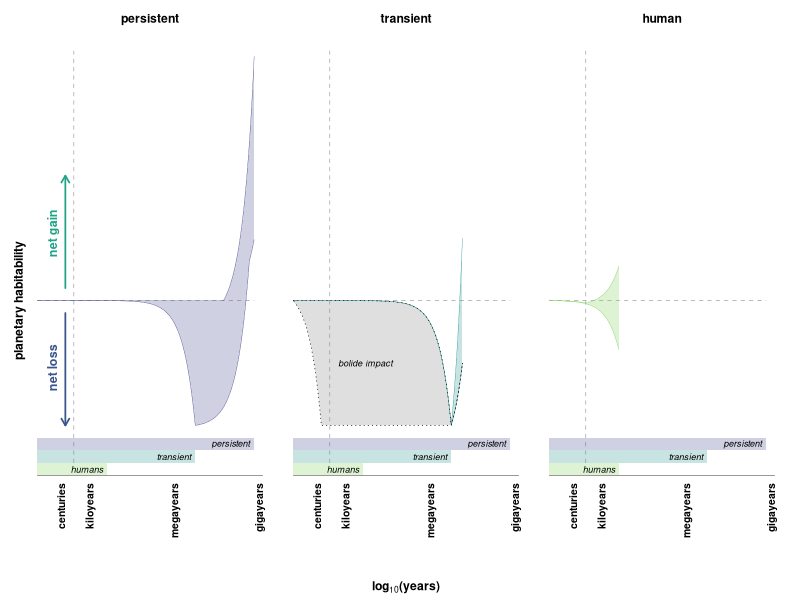

This figure's R source: (Note: this script raises an error after producing the figure.)
# schematic figure of the potential range of biosphere disruptor impacts over time
# this produces a three panel figure:
#-- a. past persistent disruptors
#-- b. past transient disruptors
#-- c. the current and near-future trajectories of the human disruptor

# axes:
#-- x-axis: log base 10 time in years from onset of disruptor
#-- y-axis: impact (positive or negative) of the disruptor on the biosphere; 
#           zero-centred axis;
#           biosphere impact may be measured by biodiversity, biomass, productivity

# assumptions and parameters:
#-- a. transient disruptors last for 10e+06 years
#-- b. persistent disruptors last for 10e+08 years
#-- c. transient disruptors primarily degrade the biosphere
#-- d. persistent disruptors primarily enhance the biosphere
#-- e. linear degradation rate (biosphere degradation is uniformly distributed in time)
#-- f. linear enhancement rate (biosphere enhancement is uniformly distributed in time)
#-- g. degradation drives the biosphere to a nadir value of -1
#-- h. enhancement drives the biosphere to a peak value of +1


# clear the decks ----
rm(list = ls())


# load packages ----
library(ggplot2)
library(dplyr)


# plot parameters ----
dir_plots <- file.path("plots")
line_width <- 1/.pt # in /.pt units
point_size <- 5/.pt # in /.pt untis
plot_palette <- viridis::viridis(n = 6, begin = 0.1, end = 0.9)


# dummy data ----
## time scale ----
data_time_scale <- data.frame(
  label = c(
    # "years", 
    # "decades", 
    "centuries",
    "kiloyears", 
    "megayears", 
    "gigayears"
  ),
  value = c(
    # 0,
    # 1,
    1e+02,
    1e+03,
    1e+06, 
    1e+09
  )
)

### transient timescale ----
# transient disruptors operate on timescales of <1e+01 to 4e+06 years
# biosphere recovery and/or transformation takes place on timescales from 1e+06 to 1e+07 years
x_t <- 10**seq(from = 0.01, to = 7, by = 0.01)
x_t_min <- 1e+01
x_t_max <- 4e+06
x_t_recovery <- 1e+07

### persistent timescale ----
# persistent disruptors operate on timescales of 4e+07 years to 5e+08 years
# persistent disruptors generally enhance the biosphere on these timescales
# persistent disruptors may harm the incumbent biosphere on timescales of 1e+00 to 1e+06 years
x_p <- 10**seq(from = 0.01, to = 9, by = 0.01)
x_p_min <- 4e+07
x_p_max <- 5e+08

### human timescale ----
# human disruptor operates on timescales of 1e+01 years to 3e+03 years
# humans are currently degrading the biosphere (0 < t < 2e+02)
# humans may continue to degrade the biosphere (2e+02 < t < 3e+03)
# humans may change course and enhance the biosphere (2e+02 < t < 3e+03)
x_h <- 10**seq(from = 0.01, to = 4, by = 0.01)
x_h_min <- 1e+01
x_h_cur <- 2e+02 # human current
x_h_max <- 3e+03

## transient disruptors functions ----
### simple transient simple recovery ----
# assume 1:1 linear decline to nadir of -1
# assume 1:1 linear recovery to 0 after event
simple_t_y <- function(x) {
  ifelse(
    x >= x_t_min & x <= x_t_max,
    # first segment: linear decline
    -1 * ((x - x_t_min) / (x_t_max - x_t_min)),
    ifelse(
      x > x_t_max & x <= x_t_recovery,
      # second segment: linear recovery
      -1 + ((x - x_t_max) / (x_t_recovery - x_t_max)),
      NA  # outside the defined domain
    )
  )
}
simple_t <- data.frame(
  'disruptor' = 'transient', 
  'version' = 'simple',
  'x' = x_t, 'y' = simple_t_y(x_t)
)

### simple transient rapid recovery ----
# assume 1:1 linear decline to nadir of -1
# assume 1.5:1 rapid linear recovery to +0.5 after event
fast_t_y <- function(x) {
  ifelse(
    x >= x_t_min & x <= x_t_max,
    # first segment: linear decline
    -1 * ((x - x_t_min) / (x_t_max - x_t_min)),
    ifelse(
      x > x_t_max & x <= x_t_recovery,
      # second segment: linear recovery
      -1 + 1.5*((x - x_t_max) / (x_t_recovery - x_t_max)),
      NA  # outside the defined domain
    )
  )
}
fast_t <- data.frame(
  'disruptor' = 'transient', 
  'version' = 'fast recovery',
  'x' = x_t, 'y' = fast_t_y(x_t)
)

### simple transient slow recovery ----
# assume 1:1 linear decline to nadir of -1
# assume 0.5:1 slow linear recovery to -0.5 after event
slow_t_y <- function(x) {
  ifelse(
    x >= x_t_min & x <= x_t_max,
    # first segment: linear decline
    -1 * ((x - x_t_min) / (x_t_max - x_t_min)),
    ifelse(
      x > x_t_max & x <= x_t_recovery,
      # second segment: linear recovery
      -1 + 0.5*((x - x_t_max) / (x_t_recovery - x_t_max)),
      NA  # outside the defined domain
    )
  )
}
slow_t <- data.frame(
  'disruptor' = 'transient', 
  'version' = 'slow recovery',
  'x' = x_t, 'y' = slow_t_y(x_t)
)

### simple transient bolide impact ----
# assume 1:1 linear decline to nadir of -1 over 1e+02 years
# assume plateau to 1e+06 years
# assume 1:1 linear recovery to 0 after event
kpg_t_y <- function(x) {
  ifelse(
    x >= x_t_min & x <= 1e+02,
    # first segment: linear decline
    -1 * ((x - x_t_min) / (1e+02 - x_t_min)),
    ifelse(
      # second segment: plateau
      x > 1e+02 & x <= x_t_max, 
      -1, 
      ifelse(
        x > x_t_max & x <= x_t_recovery,
        # third segment: linear recovery
        -1 + 0.5*((x - x_t_max) / (x_t_recovery - x_t_max)),
        NA  # outside the defined domain
      )
    )
  )
}
kpg_t <- data.frame(
  'disruptor' = 'transient', 
  'version' = 'bolide impact',
  'x' = x_t, 'y' = kpg_t_y(x_t)
)

## persistent disruptors functions ----
### simple persistent simple recovery ----
# assume 1:1 linear increase to peak of +1
simple_p_y <- function(x) {
  ifelse(
    # first segment before range of disruptor impact
    x < x_p_min, 
    0, 
    ifelse(
      # second segment: linear increase for duration of impact
      x >= x_p_min & x <= x_p_max,
      (x - x_p_min) / (x_p_max - x_p_min),
      NA  # outside the defined domain
    )
  )
}
simple_p <- data.frame(
  'disruptor' = 'persistent', 
  'version' = 'simple',
  'x' = x_p, 'y' = simple_p_y(x_p)
)

### simple persistent fast ----
# assume 2:1 linear increase to peak of +2 then plateau
fast_p_y <- function(x) {
  ifelse(
    # first segment before range of disruptor impact
    x < x_p_min, 
    0, 
    ifelse(
      # second segment: linear increase gradient +2
      x >= x_p_min & (2*(x - x_p_min) / (x_p_max - x_p_min)) <= 2,
      2*(x - x_p_min) / (x_p_max - x_p_min),
      ifelse(
        # third segment: plateau at +2
        x <= x_p_max, 
        2,
        NA  # outside the defined domain
      )
    )  
  )
}
fast_p <- data.frame(
  'disruptor' = 'persistent', 
  'version' = 'fast',
  'x' = x_p, 'y' = fast_p_y(x_p)
)

### simple persistent slow ----
# assume 0.5:1 linear increase to peak of +1.5 then plateau
slow_p_y <- function(x) {
  ifelse(
    # first segment before range of disruptor impact
    x < x_p_min, 
    0, 
    ifelse(
      # second segment: linear increase gradient +1.5
      x >= x_p_min & x <= x_p_max,
      0.5*(x - x_p_min) / (x_p_max - x_p_min),
      NA  # outside the defined domain
    )  
  )
}
slow_p <- data.frame(
  'disruptor' = 'persistent', 
  'version' = 'slow',
  'x' = x_p, 'y' = slow_p_y(x_p)
)

### gain after initial harm ----
# assume linear harm for duration of transient disruptor
# then linear increase to +1
initial_harm_p_y <- function(x) {
  ifelse(
    x >= x_t_min & x <= x_t_max,
    # first segment: linear decline
    simple_t_y(x),
    ifelse(
      x > x_t_max & x <= x_p_max,
      # second segment: linear recovery
      -1 + 2*((x - x_t_max) / (x_p_max - x_t_max)),
      NA  # outside the defined domain
    )
  )
}
initial_harm_p <- data.frame(
  'disruptor' = 'persistent', 
  'version' = 'initial harm',
  'x' = x_p, 'y' = initial_harm_p_y(x_p)
)

## human disruptor functions ----
### simple human decline ----
# assume 1:1 linear decrease to nadir of -0.3
human_t_y <- function(x) {
  ifelse(
    # first segment before range of disruptor impact
    x < x_h_min, 
    0, 
    ifelse(
      # second segment: linear decrease to -0.4 at 3e+03 years
      x >= x_h_min & x < x_h_max,
      -0.4 * ((x - x_h_min) / (x_h_max - x_h_min)),
      NA  # outside the defined domain
    )
  )
}
human_t <- data.frame(
  'disruptor' = 'human', 
  'version' = 'business as usual',
  'x' = x_h, 'y' = human_t_y(x_h)
)

### human recovery ----
# assume 1:1 linear decrease towards nadir of -0.3 at 3e+03 years
# arrested at 2e+02 years with recovery to +0.2 at 3e+03 years
human_p_y <- function(x) {
  ifelse(
    # first segment before range of disruptor impact
    x < x_h_min, 
    0, 
    ifelse(
      # second segment: linear decrease to 2e+02
      x >= x_h_min & x <= 2e+02,
      -0.3 * ((x - x_h_min) / (x_h_max - x_h_min)),
      ifelse(
        # third segment: recovery
        x > 2e+02 & x <= x_h_max,
        # third segment: linear recovery
        (-0.3 * ((2e+02 - x_h_min) / (x_h_max - x_h_min))) + 0.3*((x - 2e+02) / (x_h_max - 2e+02)), 
        NA  # outside the defined domain
      )
    )
  )
}
human_p <- data.frame(
  'disruptor' = 'human', 
  'version' = 'sustainable stewardship',
  'x' = x_h, 'y' = human_p_y(x_h)
)

## collate data ----
disruptors <- rbind(
  simple_t, 
  fast_t, 
  slow_t,
  kpg_t,
  simple_p, 
  fast_p,
  slow_p, 
  initial_harm_p, 
  human_t, 
  human_p
) 

## summarise data ----
disruptors_summary <- disruptors |> 
  dplyr::mutate(
    kpg = dplyr::case_when(version == "bolide impact" ~ "K-Pg")
  ) |> 
  dplyr::group_by(x, disruptor, kpg) |> 
  dplyr::summarise(
    lower_bound = min(y, na.rm = TRUE), 
    upper_bound = max(y, na.rm = TRUE), 
    average = mean(y, na.rm = TRUE)
  ) |>
  dplyr::mutate(
    lower_bound = dplyr::case_when(is.infinite(lower_bound) ~ NA, .default = lower_bound), 
    upper_bound = dplyr::case_when(is.infinite(upper_bound) ~ NA, .default = upper_bound), 
    average = dplyr::case_when(is.infinite(average) ~ NA, .default = average), 
    disruptor = ordered(disruptor, levels = c("persistent", "transient", "human"))
  )

disruptors_summary_main <- disruptors_summary |> dplyr::filter(is.na(kpg))
disruptors_summary_kpg <- disruptors_summary |> 
  dplyr::filter(!is.na(kpg)) |>
  dplyr::mutate(
    upper_bound = disruptors_summary_main$lower_bound[
      disruptors_summary_main$disruptor == "transient" & disruptors_summary_main$x == x
    ]
  )

# plot data ----
ggplot() +
  theme_void() +
  theme(plot.margin = margin(10, 10, 7, 10, unit = 'pt'), 
        axis.text = element_blank(), 
        axis.title.y = element_text(size = 5*point_size, face = 'bold', angle = 90, vjust = 1, hjust = 0.5),
        axis.title.x = element_text(size = 5*point_size, face = 'bold', angle = 0, vjust = -1), 
        strip.background = element_blank(), 
        strip.text = element_text(size = 5*point_size, face = 'bold', vjust = 1)
  ) +
  labs(x = expression(bold("log"[10]*"(years)")), y = "planetary habitability") +
  facet_grid(~disruptor) +
  scale_x_log10(limits = c(x_t_min, 1e+09)) +
  coord_cartesian(ylim = c(-2, 2), clip = 'off') +
  scale_fill_viridis_d(aesthetics = c("fill", "colour"), begin = 0.2, end = 0.8, guide = "none") +
  # add axes and annotations
  ## zero line
  annotate(geom = "segment", x = x_t_min, xend = x_p_max, y = 0, 
           linetype = "dashed", colour = "grey50", linewidth = 0.5*line_width) +
  ## 200 year line
  annotate(geom = "segment", x = 2e+02, y = -1.3, yend = 2, 
           linetype = "dashed", colour = "grey50", linewidth = 0.5*line_width) +
  ## disruptor durations
  annotate(geom = "rect", xmin = x_t_min, xmax = x_p_max, ymin = -1.2, ymax = -1.1,
           alpha = 0.25, colour = NA, fill = viridis::viridis(n=3, begin = 0.2, end = 0.8)[1]) +
  annotate(geom = "text", x = x_p_max, y = -1.15, label = expression(italic("persistent")),
           colour = "black", size = 1.3*point_size, hjust = 1.1, vjust = 0.5) +
  annotate(geom = "rect", xmin = x_t_min, xmax = x_t_max, ymin = -1.3, ymax = -1.2,
           alpha = 0.25, colour = NA, fill = viridis::viridis(n=3, begin = 0.2, end = 0.8)[2]) +
  annotate(geom = "text", x = x_t_max, y = -1.25, label = expression(italic("transient")),
           colour = "black", size = 1.3*point_size, hjust = 1.1, vjust = 0.5) +
  annotate(geom = "rect", xmin = x_h_min, xmax = x_h_max, ymin = -1.4, ymax = -1.3,
           alpha = 0.25, colour = NA, fill = viridis::viridis(n=3, begin = 0.2, end = 0.8)[3]) +
  annotate(geom = "text", x = x_h_max, y = -1.35, label = expression(italic("humans")),
           colour = "black", size = 1.3*point_size, hjust = 1.1, vjust = 0.5) +
  ## time axis
  annotate(geom = "linerange", y = -1.4, xmin = x_t_min, xmax = max(x_p, na.rm = TRUE),
           linewidth = line_width/.pt, colour = "black") +
  geom_text(data = data_time_scale,
            aes(x = value, y = -1.46, label = label),
            angle = 90, hjust = 1, vjust = 0,
            size = 1.5*point_size, colour = 'black', fontface = "bold") +
  ## y-axis biosphere labels
  geom_segment(
    data = data.frame(
      x = 1e+02, xend = 1e+02, y = 0.1, yend = 1, 
      disruptor = ordered("persistent", levels = c("persistent", "transient", "human"))),
    aes(x = x, xend = xend, y = y, yend = yend), 
    linewidth = 1.7*line_width, colour = plot_palette[4], 
    arrow = arrow(length = unit(0.2, "cm")), lineend = "round", linejoin = "bevel"
  ) +
  geom_text(data = data.frame(
    x = 4e+01, y = 0.5, label = "net gain", 
    disruptor = ordered("persistent", levels = c("persistent", "transient", "human"))),
    aes(x = x, y = y, label = label), 
    colour = plot_palette[4], vjust = 0.3, hjust = 0.4, angle = 90, size = 1.8*point_size, fontface = "bold"
  ) +
  geom_segment(
    data = data.frame(
      x = 1e+02, xend = 1e+02, y = -0.1, yend = -1, 
      disruptor = ordered("persistent", levels = c("persistent", "transient", "human"))),
    aes(x = x, xend = xend, y = y, yend = yend), 
    linewidth = 1.7*line_width, colour = plot_palette[2], 
    arrow = arrow(length = unit(0.2, "cm")), lineend = "round", linejoin = "bevel"
  ) +
  geom_text(data = data.frame(
    x = 4e+01, y = -0.5, label = "net loss", 
    disruptor = ordered("persistent", levels = c("persistent", "transient", "human"))),
    aes(x = x, y = y, label = label), 
    colour = plot_palette[2], vjust = 0.3, hjust = 0.6, angle = 90, size = 1.8*point_size, fontface = "bold"
  ) +
  # add data
  ## main data
  geom_ribbon(data = disruptors_summary_main,
              aes(x = x, ymin = lower_bound, ymax = upper_bound, colour = disruptor, fill = disruptor), 
              linewidth = 1*line_width/.pt, alpha = 0.25) +
  geom_ribbon(data = disruptors_summary_kpg, 
              aes(x = x, ymin = lower_bound, ymax = upper_bound), #colour = "bolide impact"),
              colour = "black", fill = "grey50",
              linetype = "dotted", linewidth = 2*line_width/.pt, alpha = 0.25) +
  ## bolide impact data
  geom_text(
    data = data.frame(
      x = 4e+02, y = -0.5, label = "bolide impact", 
      disruptor = ordered("transient", levels = c("persistent", "transient", "human"))),
    aes(x = x, y = y, label = label), 
    hjust = 0, vjust = 0.5, fontface = "italic", size = 1.3*point_size)

ggsave(
  filename = file.path(dir_plots, "fig_2_schematic.png"),
  width = 170,
  height = 99,
  units = "mm",
  dpi = 600,
  bg = "white"
)


# END ----
